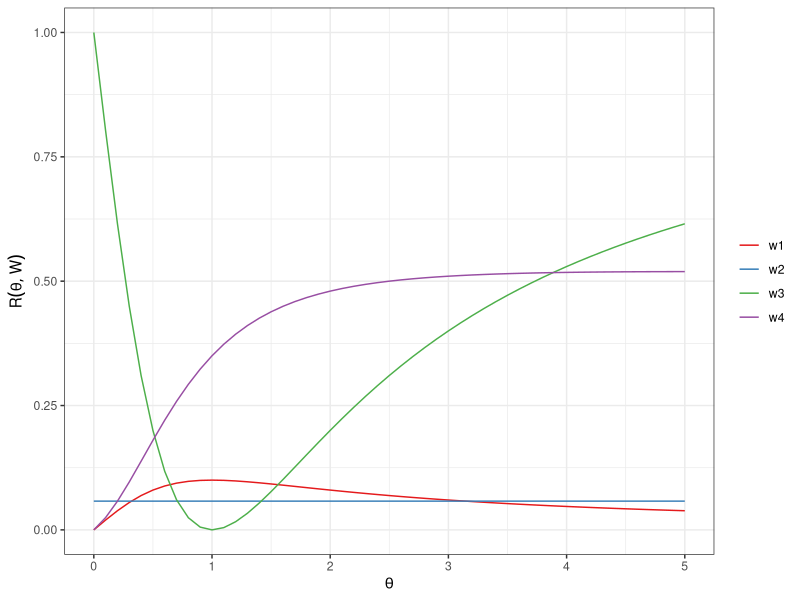

Generate this figure with R:
## ---- chunk 1
knitr::opts_chunk$set(echo = TRUE, 
                      comment = NA, 
                      warning = FALSE, 
                      message = FALSE, 
                      fig.pos = 'H', 
                      fig.align = 'center', 
                      fig.height = 3, 
                      fig.width = 6, 
                      fig.dpi = 300)
options(xtable.comment = FALSE, 
        xtable.table.placement = 'H')
## ---- chunk 2
library(ggplot2)
theme_set(theme_bw())

# sample size (arbitrary?)
n <- 5

# values of theta
theta <- seq(0, 5, .1)

# risk values
r1 <- theta / (n * (1 + theta ** 2))
r2 <- (1 + sqrt(2 * n)) ** -2
r3 <- (theta - 1) ** 2 / (theta ** 2 + 1)
r4 <- (theta ** 2 + 1) ** -1 * (2 * theta ** 2 / (n - 1) + theta / n)

ggplot() + 
  geom_line(aes(x = theta, y = r1, colour = 'w1')) + 
  geom_line(aes(x = theta, y = r2, colour = 'w2')) + 
  geom_line(aes(x = theta, y = r3, colour = 'w3')) + 
  geom_line(aes(x = theta, y = r4, colour = 'w4')) + 
  scale_colour_discrete(labels = c(expression(W[1]), 
                                   expression(W[2]), 
                                   expression(W[3]), 
                                   expression(W[4]))) + 
  labs(x = expression(theta), y = expression(R(theta, W)), colour = NULL) + 
  scale_colour_brewer(palette = 'Set1')
